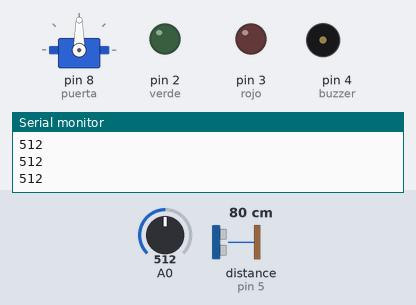
The sketch below on a simulated Arduino Uno, built with avr-gcc and run on an emulated ATmega328P. Shown: servo, output pins drawn as LEDs (lit = HIGH), buzzer (waves = sounding), the last lines printed to the serial monitor. Wiring (inferred from the names in the program): ultrasonic range finder: trigger pin 6; echo pin 5. Inputs (shaded band) come from the test bench; at power-on: distance to the obstacle (sensor on pin 5) 80 cm, A0 = 512. The echo pulse lasts 58.3 µs per cm; pins used as bus, display or sensor lines are not drawn.

Above: at 1.2 s.
1.3 s: distance to the obstacle (sensor on pin 5) set to 57 cm
2.8 s: distance to the obstacle (sensor on pin 5) set to 48 cm
At 4.7 s:
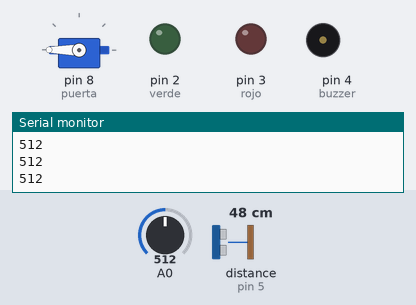
5.3 s: A0 set to 892
At 7.4 s:
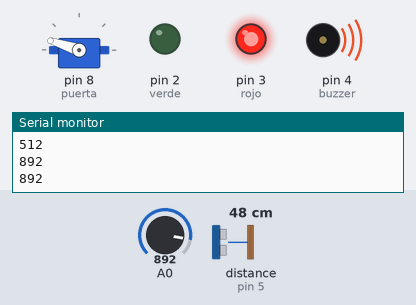
8.3 s: A0 set to 911
At 10.7 s:
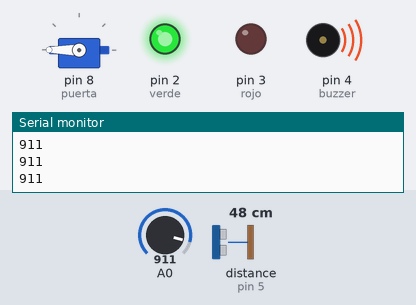
11.3 s: distance to the obstacle (sensor on pin 5) set to 2 cm
14.3 s: A0 set to 900
At 15.1 s:
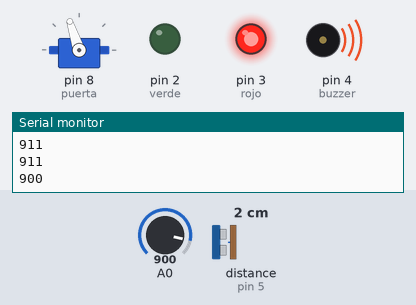
Timing chart, 0 to 18.3 s (numbered marks = the images above; inputs shaded):
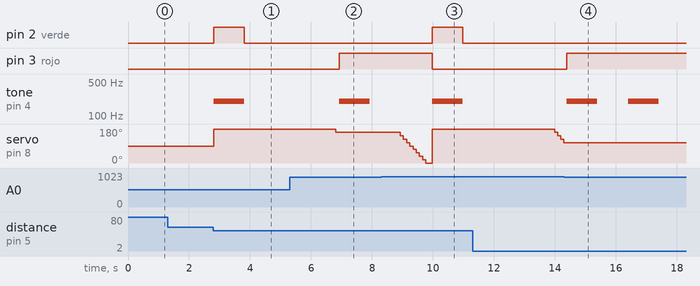

Measured:
- the behaviour switches between 52 and 51 cm on distance to the obstacle (sensor on pin 5) (found by bisection; images 0 and 1)
- the behaviour switches between 900 and 901 on A0 (found by bisection; images 2 and 3)
- after the input at 2.8 s, pin 2 (verde): LOW → HIGH at once, → LOW 1.0 s later; tone on pin 4 (buzzer): silent → 200 Hz at once, → silent 1.0 s later; servo on pin 8 (puerta): 90° → 180° at once
- after the input at 8.3 s, pin 2 (verde): LOW → HIGH after 1.7 s, → LOW 1.0 s later; pin 3 (rojo): HIGH → LOW after 1.7 s; servo on pin 8 (puerta): 162° → 144° after 0.63 s, → 126° 0.10 s later, → 108° 0.10 s later, → 90° 0.10 s later, … (10 changes in this stretch)
- after the input at 14.3 s, pin 2 (verde): stays LOW (without the input it goes to HIGH after 0.81 s); pin 3 (rojo): LOW → HIGH after 0.10 s; servo on pin 8 (puerta): stops changing and stays 108°

The sketch:

arduino_puerta_automatica.ino
```cpp
#include <Servo.h>

//asigno nombre a cada puerto para no tratarlo por su numero
const int verde = 2,rojo = 3, buzzer = 4, echo = 5, trig = 6;
//Defino que puerta es un servo motor
Servo puerta;

//apertura es para saber cuantos grados esta abierto el servo motor (que tan abierta esta la puerta) y prendido para volver intermitente al buzzer
int apertura = 0;
bool prendido = false;

//Estas variables determinan la entrada en la tabla de trancisiones
bool abierta = false;
bool espera = false;
int proximidad;
int laser;

// fila y estado tambien sirven en la tabla de trancisiones, pero para determinar el nuevo estado
int fila, estado = 0;

//setup se ejecuta 1 sola vez al inicio del programa
void setup(){

  Serial.begin(9600);
  pinMode(verde, OUTPUT);
  pinMode(rojo, OUTPUT);
  pinMode(buzzer, OUTPUT);
  pinMode(echo, INPUT);
  pinMode(trig, OUTPUT);
  pinMode(A0, INPUT);
  puerta.attach(8);
}

int tabla_trancision[16][4] = {{0,1,0,2},
                               {0,1,0,2},
                               {0,0,2,2},
                               {2,0,2,2},
                               {0,1,0,3},
                               {0,1,0,3},
                               {0,0,3,3},
                               {2,0,3,3},
                               {1,1,0,2},
                               {1,1,0,2},
                               {0,0,2,2},
                               {2,0,2,2},
                               {1,1,0,3},
                               {1,1,0,3},
                               {0,0,3,3},
                               {2,0,3,3}};

//salida determina segun el estado, que es lo proximo a hacer
void salida(int accion){
  switch(accion){
    case 0:
      puerta_quieta();
      break;
    case 1:
      abrir_puerta();
      break;
    case 2:
      cerrar_puerta();
      break;
    case 3:
      advertir_obstaculo();
      break;
  }
}

//entrada segun los valores de las variables incluidas devuelve un valor entre 0 y 15, que indicaran la fila de la tabla de transiciones que caerá el programa
int entrada(){
  if    (proximidad > 50 && laser > 900 && abierta == false && espera == false){return 0;}
  else if (proximidad > 50 && laser > 900 && abierta == false && espera == true){return 1;}
  else if (proximidad > 50 && laser > 900 && abierta == true && espera == false){return 2;}
  else if (proximidad > 50 && laser > 900 && abierta == true && espera == true){return 3;}
  else if (proximidad > 50 && laser <= 900 && abierta == false && espera == false){return 4;}
  else if (proximidad > 50 && laser <= 900 && abierta == false && espera == true){return 5;}
  else if (proximidad > 50 && laser <= 900 && abierta == true && espera == false){return 6;}
  else if (proximidad > 50 && laser <= 900 && abierta == true && espera == true){return 7;}
  else if (proximidad <= 50 && laser > 900 && abierta == false && espera == false){return 8;}
  else if (proximidad <= 50 && laser > 900 && abierta == false && espera == true){return 9;}
  else if (proximidad <= 50 && laser > 900 && abierta == true && espera == false){return 10;}
  else if (proximidad <= 50 && laser > 900 && abierta == true && espera == true){return 11;}
  else if (proximidad <= 50 && laser <= 900 && abierta == false && espera == false){return 12;}
  else if (proximidad <= 50 && laser <= 900 && abierta == false && espera == true){return 13;}
  else if (proximidad <= 50 && laser <= 900 && abierta == true && espera == false){return 14;}
  else if (proximidad <= 50 && laser <= 900 && abierta == true && espera == true){return 15;}

}

//Esta es la funcion principal, marca el flujo del programa
void loop(){
  escencial();
  fila = entrada();
  estado = tabla_trancision[fila][estado];
  salida(estado);

}

// escencial esta hecha para poder leer los valores analogicos (para saber la distancia de alguien cercano al sensor ultra sonico y para ver la luminocidad captada por la fotoresistencia)
void escencial(){
  digitalWrite(trig,HIGH);
    delay(1);
    digitalWrite(trig,LOW);
    proximidad = pulseIn(echo,HIGH)/58.2;
    laser  =analogRead(A0);
    Serial.println(laser);
}

void abrir_puerta(){
    apertura = 180;
    puerta.write(apertura);
  digitalWrite(verde, HIGH);
    tone(buzzer,200,1000);
    abierta = true;
    delay(1000);
}

//las proximas funciones son las posibles salidas del programa segun el estado en el que se encuentra

void puerta_quieta(){
  digitalWrite(verde, LOW);
  digitalWrite(rojo, LOW);
  if(abierta){
    delay(3000);
    espera = true;
  }else{
    espera = false;
  }

}

void cerrar_puerta(){
  apertura -= 18;
    puerta.write(apertura);
    if(apertura < 0){
      abierta = false;
    }
    delay(100);
}

void advertir_obstaculo(){
  if(!prendido){
    tone(buzzer,200,1000);
    prendido = true;
  }else{
    digitalWrite(buzzer,LOW);
    prendido = false;
  }
  digitalWrite(rojo,HIGH);
    delay(1000);
}
```
